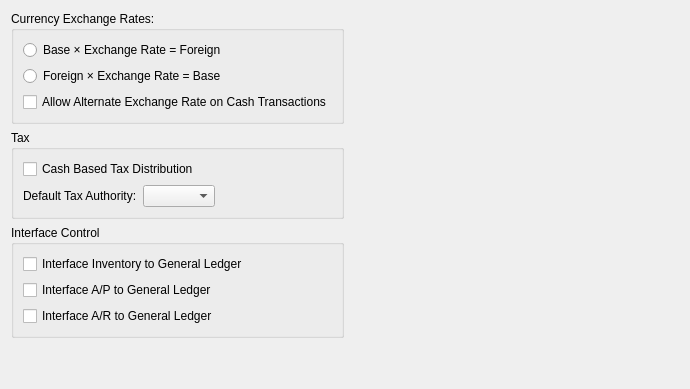
     <widget class="QWidget" name="_globalTab">
      <attribute name="title">
       <string>Global</string>
      </attribute>
      <layout class="QHBoxLayout" name="horizontalLayout_4">
       <item>
        <layout class="QVBoxLayout" name="verticalLayout_5">
         <item>
          <layout class="QVBoxLayout" name="verticalLayout_4">
           <item>
            <widget class="QGroupBox" name="_exchangeRateSense">
             <property name="title">
              <string>Currency Exchange Rates:</string>
             </property>
             <layout class="QVBoxLayout">
              <item>
               <widget class="QRadioButton" name="_baseToLocal">
                <property name="text">
                 <string>Base × Exchange Rate = Foreign</string>
                </property>
               </widget>
              </item>
              <item>
               <widget class="QRadioButton" name="_localToBase">
                <property name="text">
                 <string>Foreign × Exchange Rate = Base</string>
                </property>
               </widget>
              </item>
              <item>
               <widget class="QCheckBox" name="_altCashExchangeRate">
                <property name="text">
                 <string>Allow Alternate Exchange Rate on Cash Transactions</string>
                </property>
               </widget>
              </item>
             </layout>
            </widget>
           </item>
           <item>
            <widget class="QGroupBox" name="_taxGroup">
             <property name="title">
              <string>Tax</string>
             </property>
             <layout class="QGridLayout" name="gridLayout_11">
              <item row="1" column="0">
               <layout class="QHBoxLayout">
                <item>
                 <widget class="QLabel" name="_taxauthLit">
                  <property name="text">
                   <string>Default Tax Authority:</string>
                  </property>
                  <property name="buddy">
                   <cstring>_taxauth</cstring>
                  </property>
                 </widget>
                </item>
                <item>
                 <widget class="XComboBox" name="_taxauth">
                  <property name="allowNull">
                   <bool>true</bool>
                  </property>
                  <property name="nullStr">
                   <string>None</string>
                  </property>
                  <property name="type">
                   <enum>XComboBox::TaxAuths</enum>
                  </property>
                 </widget>
                </item>
                <item>
                 <spacer>
                  <property name="orientation">
                   <enum>Qt::Horizontal</enum>
                  </property>
                  <property name="sizeType">
                   <enum>QSizePolicy::MinimumExpanding</enum>
                  </property>
                  <property name="sizeHint" stdset="0">
                   <size>
                    <width>40</width>
                    <height>20</height>
                   </size>
                  </property>
                 </spacer>
                </item>
               </layout>
              </item>
              <item row="0" column="0">
               <widget class="QCheckBox" name="_cashBasedTax">
                <property name="text">
                 <string>Cash Based Tax Distribution</string>
                </property>
               </widget>
              </item>
             </layout>
            </widget>
           </item>
           <item>
            <widget class="QGroupBox" name="_interfaceGroup">
             <property name="title">
              <string>Interface Control</string>
             </property>
             <layout class="QVBoxLayout" name="verticalLayout_3">
              <item>
               <widget class="QCheckBox" name="_int2gl">
                <property name="text">
                 <string>Interface Inventory to General Ledger</string>
                </property>
               </widget>
              </item>
              <item>
               <widget class="QCheckBox" name="_intap2gl">
                <property name="text">
                 <string>Interface A/P to General Ledger</string>
                </property>
               </widget>
              </item>
              <item>
               <widget class="QCheckBox" name="_intar2gl">
                <property name="text">
                 <string>Interface A/R to General Ledger</string>
                </property>
               </widget>
              </item>
             </layout>
            </widget>
           </item>
          </layout>
         </item>
         <item>
          <spacer name="verticalSpacer">
           <property name="orientation">
            <enum>Qt::Vertical</enum>
           </property>
           <property name="sizeHint" stdset="0">
            <size>
             <width>20</width>
             <height>40</height>
            </size>
           </property>
          </spacer>
         </item>
        </layout>
       </item>
       <item>
        <spacer name="horizontalSpacer_4">
         <property name="orientation">
          <enum>Qt::Horizontal</enum>
         </property>
         <property name="sizeHint" stdset="0">
          <size>
           <width>335</width>
           <height>20</height>
          </size>
         </property>
        </spacer>
       </item>
      </layout>
     </widget>
